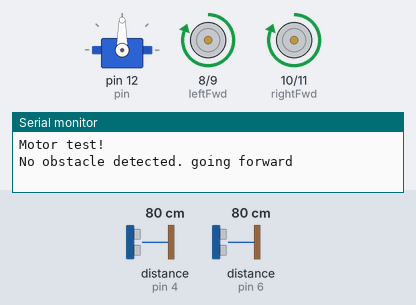
A sketch run on a simulated Arduino Uno, built with avr-gcc and run on an emulated ATmega328P. Parts: servo, motor-driver pin pairs drawn as motors (green arrow = first pin HIGH = forward, orange = second pin HIGH = backward, longer = more drive), the last lines printed to the serial monitor. Wiring (inferred from the names in the program): 2 × ultrasonic range finder: trigger pin 5, echo pin 4 / trigger pin 7, echo pin 6. The inputs (shaded band) are chosen by the test bench; at power-on: distance to the obstacle (sensors on pin 6, pin 4) 80 cm. The echo pulse lasts 58.3 µs per cm.

Above: at 1.9 s.
2.0 s: distance to the obstacle (sensor on pin 6) set to 29 cm
4.4 s: distance to the obstacle (sensor on pin 6) set to 23 cm
At 6.7 s:
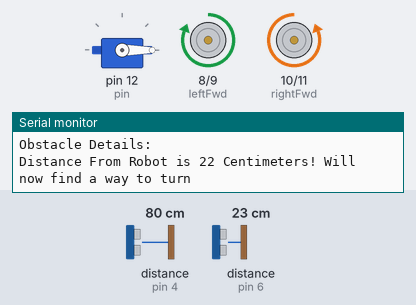
8.7 s: distance to the obstacle (sensor on pin 4) set to 29 cm
12.2 s: distance to the obstacle (sensor on pin 4) set to 25 cm
At 12.74 s:
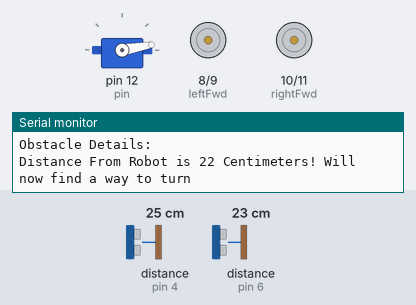
15.7 s: distance to the obstacle (sensor on pin 6) set to 35 cm
At 18.1 s:
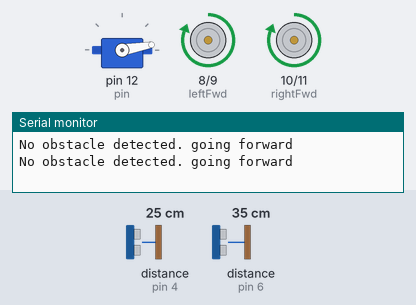
Timing chart, 0 to 19.3 s (numbered marks = the images above; inputs shaded):
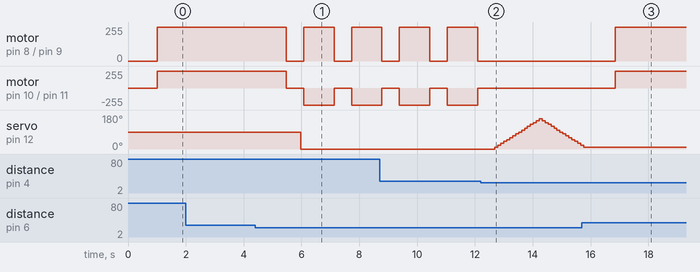

The sketch:

robot_obstacle_avoidance.ino
```cpp
#include <Servo.h> //import servo library
#include <AFMotor.h> //import your motor shield library
#define trigPin 7 // define the pins of first sensor
#define echoPin 6
#define trigPin_2 5 // define the pins on second sensor
#define echoPin_2 4

Servo calvin;
int leftFwd = 8;
int leftRev = 9;
int rightFwd = 10;
int rightRev = 11;

void startCar(){
  digitalWrite(leftFwd, HIGH);
  digitalWrite(leftRev, LOW);
  digitalWrite(rightFwd, HIGH);
  digitalWrite(rightRev, LOW);

}
void stopCar(){
  digitalWrite(leftFwd, LOW);
  digitalWrite(leftRev, LOW);
  digitalWrite(rightFwd, LOW);
  digitalWrite(rightRev, LOW);

}
void leftTurn(){
  digitalWrite(leftFwd, LOW);
  digitalWrite(leftRev, HIGH);
  digitalWrite(rightFwd, HIGH);
  digitalWrite(rightRev, LOW);

}
void rightTurn(){
  digitalWrite(leftFwd, HIGH);
  digitalWrite(leftRev, LOW);
  digitalWrite(rightFwd, LOW);
  digitalWrite(rightRev, HIGH);
}
void turnAround(){
  rightTurn();
  delay(500);
  rightTurn();
  delay(500);
}
long activateSensor1(){
  long range;
  digitalWrite(trigPin, LOW);
  delayMicroseconds(1); // delays are required for a succesful sensor operation.
  digitalWrite(trigPin, HIGH);
  delayMicroseconds(5); //this delay is required too
  digitalWrite(trigPin, LOW);
  long dura = pulseIn(echoPin, HIGH);
  range = (dura/2) / (29.1);
  return range;
}
long activateSensor2(){
  long range;
  digitalWrite(trigPin_2, LOW);
  delayMicroseconds(1); // delays are required for a succesful sensor operation.
  digitalWrite(trigPin_2, HIGH);
  delayMicroseconds(5); //this delay is required too
  digitalWrite(trigPin_2, LOW);
  long dura = pulseIn(echoPin_2, HIGH);
  range = (dura/2) / (29.1);
  return range;
}


void setup() {
  // put your setup code here, to run once:
  Serial.begin(9600); // begin serial communitication
  Serial.println("Motor test!");
  pinMode(trigPin, OUTPUT);// sets the trig pin to output (Send sound waves)
  pinMode(echoPin, INPUT);// sets the echo pin to input (Recieve sound waves)
  pinMode(trigPin_2, OUTPUT);// sets the trig pin to output (Send sound waves)
  pinMode(echoPin_2, INPUT);// sets the echo pin to input (Recieve sound waves)

  pinMode(leftFwd, OUTPUT);
  pinMode(leftRev, OUTPUT);
  pinMode(rightFwd, OUTPUT);
  pinMode(rightRev, OUTPUT);

  int pin = 12;
  calvin.attach(pin); //sets the servo
}

void loop() {
  // put your main code here, to run repeatedly:
  long duration, distance, duration_2, distance_2; // start the scan

  digitalWrite(trigPin, LOW);
  digitalWrite(trigPin_2, LOW);
  delayMicroseconds(1); // delays are required for a succesful sensor operation.
  digitalWrite(trigPin, HIGH);
  digitalWrite(trigPin_2, HIGH);
  delayMicroseconds(5); //this delay is required too

  digitalWrite(trigPin, LOW);
  digitalWrite(trigPin_2, LOW);
  duration = pulseIn(echoPin, HIGH);
  duration_2 = pulseIn(echoPin_2, HIGH);

  distance = (duration/2) / (29.1);  //converts distance to centimeters
  distance_2 = (duration_2/2) / (29.1); //converts distance to centimeters
  //calvin.write(100);

  //if there's an obstacle 25 centimers, ahead, do the following:
  if (distance < 25){
    Serial.println ("Close Obstacle detected!" );
    Serial.println ("Obstacle Details:");
    Serial.print ("Distance From Robot is " );
    Serial.print (distance);
    Serial.println ( " Centimeters! Will now find a way to turn");//print out the distance in centimeters.

    stopCar();
    delay(500); //delays time for car stop

    for(int i=0; i<160; i+=10){
      calvin.write(i);
      //delay(500);
      distance_2 = activateSensor2();
      delay(100);
      if(distance_2 > 25 && i < 80){
        rightTurn();
        //delay(500);
        return;
      }else if(distance_2 > 25 && i >=80){
        leftTurn();
        //delay(500);
        return;
      }
    }
    for(int j=160; j>0; j-=10){
      calvin.write(j);
      //delay(500);
      distance_2 = activateSensor2();
      delay(100);
      if(distance_2 > 25 && j < 80){
        rightTurn();
        //delay(500);
        return;
      }else if(distance_2 > 25 && j >=80){
        leftTurn();
        //delay(500);
        return;
      }
    }
  }

  else {

    Serial.println ("No obstacle detected. going forward");
    //delay (15);
    startCar();
    //calvin.write(140); //will move the servo
    delay(100);
    //calvin.write(40); //will move the servo

  }

}
```

Measured:
- the behaviour switches between 26 and 25 cm on distance to the obstacle (sensor on pin 6) (found by bisection; images 0 and 1)
- the behaviour switches between 27 and 26 cm on distance to the obstacle (sensor on pin 4) (found by bisection; images 1 and 2)
- after the input at 4.4 s, motor on pin 8 (leftFwd) / pin 9 (leftRev): alternates forward 255/255 for 1.1 s and stopped for 0.61 s, starting after 1.1 s; motor on pin 10 (rightFwd) / pin 11 (rightRev): alternates backward 255/255 for 1.1 s and stopped for 0.61 s, starting after 1.1 s; servo on pin 12 (pin): 90° → 0° after 1.6 s
- after the input at 12.2 s, motor on pin 8 (leftFwd) / pin 9 (leftRev), motor on pin 10 (rightFwd) / pin 11 (rightRev): stops changing and stays stopped; servo on pin 12 (pin): rises from 0° to 160° in 1.5 s, then falls to 20° in 1.4 s
- after the input at 15.7 s, motor on pin 8 (leftFwd) / pin 9 (leftRev), motor on pin 10 (rightFwd) / pin 11 (rightRev): stopped → forward 255/255 after 1.2 s; servo on pin 12 (pin): goes on until 15.8 s, then stays 10°
